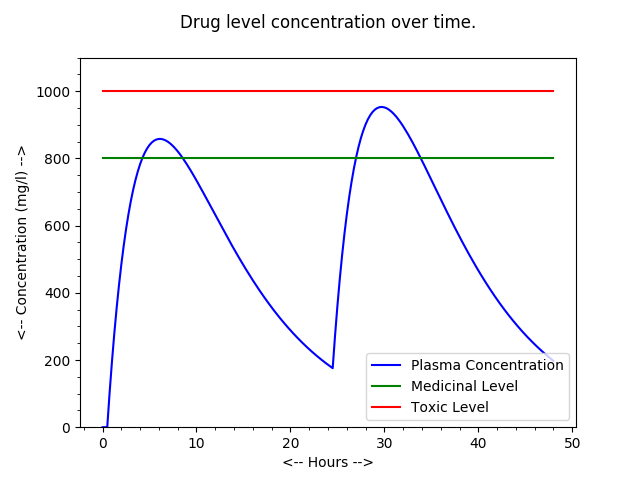

Generate this figure with Python:
#! /usr/bin/env python3
#
def drug_dosage ( ):

#*****************************************************************************80
#
## DRUG_DOSAGE models the variation in blood levels of a medicinal drug.
#
#  Discussion:
#
#    Drug levels in the blood, for certain drugs, can be modeled by a pair of
#    coupled first-order linear differential equations.
#
#    If we define:
#
#      A = medicine_in_intestines,
#      B = plasma_level.  
#
#    then the governing differential equations are:
#
#      dA/dt = - absorption_rate * A + intake
#      dB/dt = - excretion_rate * B + absorption_rate * A
#
  import math
  import matplotlib.pyplot as plt
  import numpy as np

  print ( '' );
  print ( 'DRUG_DOSAGE:' )
  print ( '  Python version' )
  print ( '  Simulate the variation over time of the concentration' )
  print ( '  of a medicinal drug in the bloodstream.' )
#
#  Model parameters
#
  time_step = 0.25       # simulation time step in hours
  start_time = 0         # in hours
  end_time = 48          # in hours
  doses_per_day = 1
  dosage_per_day = 7500  # mg of the drug
  absorption_rate = 0.25 # absorption rate constant
  half_life = 6          # in hours
  blood_volume = 4.6     # in liters
  medicinal_level = 800  # level at which drug becomes effective mg/l
  toxic_level = 1000     # level at which drug becomes toxic  mg/l
#
#  Derived constants
#
  N = int ( (end_time - start_time ) / time_step )   # number of simulation steps
  dosage = dosage_per_day / doses_per_day            # amount of each dose
  dosage_interval = 24 / doses_per_day               # in hours
  excretion_rate = math.log(2) / half_life
  steps_between_doses = dosage_interval / time_step
#
#  Time-varying quantities, arrays with one value per time step
#  The syntax, "[0]*(N+1)," creates a one-dimensional array of length N+1 whose values are all zero.
#
  t = np.zeros ( N + 1 )                        # time in hours
  intake = np.zeros ( N + 1 )                   # dose at this time step
  medicine_in_intestines = np.zeros ( N + 1 )   # level of drug in intestines
  plasma_level = np.zeros ( N + 1 )             # level of drug in the blood
  plasma_concentration = np.zeros ( N + 1 )     # concentration of drug in blood
  absorption = np.zeros ( N + 1 )               # amount absorbed at this time step
  excretion = np.zeros ( N + 1 )                # amount excreted at this time step
#
#  Initialize variables - assume all others start at 0
#
  t[0] = start_time
#
#  Give the first dose at the start time.
#
  step_next_dose = 1
#
#  Loop to calculate intake of drug over time, using Euler's method.
#
#  This part calculates when each dose of the drug is added, based on
#  the number of doses over a 24 hour period. The number of doses must be an
#  integer divisor of 24 for this to work.
#
  for j in range ( N ):

    t[j+1] = t[j] + time_step

    if ( j == step_next_dose ):
      intake[j] = dosage
      step_next_dose = j + steps_between_doses
    else:
      intake[j] = 0

    absorption[j] = time_step * absorption_rate * medicine_in_intestines[j]
    excretion[j] = time_step * excretion_rate * plasma_level[j]

    plasma_level[j+1] = plasma_level[j] - excretion[j] + absorption[j]
    plasma_concentration[j+1] = plasma_level[j+1] / blood_volume
    medicine_in_intestines[j+1] = medicine_in_intestines[j] - absorption[j] + intake[j]
#
#  Write plasma level to a file.
#
  filename = 'drug_dosage_levels.txt'
  output = open ( filename, 'w' )
  for j in range ( N + 1 ):
    s = str ( t[j] )
    output.write ( s )
    output.write ( ' ' )
    s = str ( plasma_concentration[j] )
    output.write ( s )
    output.write ( '\n' )
  output.close ( )
#   
#  Plot the results
#
  plt.plot ( t, plasma_concentration, color = 'b', label =  "Plasma Concentration" )

  m_level = [ medicinal_level ] * ( N + 1 )
  plt.plot ( t, m_level, color= 'g', label = "Medicinal Level" )

  t_level = [ toxic_level ] * ( N + 1 )
  plt.plot ( t, t_level, color = 'r', label = "Toxic Level" )

  plt.legend ( loc = 4 )

  plt.minorticks_on ( )
  plt.ylim ( 0, 1100 )
  plt.ylabel ( '<-- Concentration (mg/l) -->' )
  plt.xlabel ( '<-- Hours -->' )
  plt.title ( 'Drug level concentration over time.\n' )
#
#  Save a copy of the plot in a file.
#
  filename = 'drug_dosage.png'
  plt.savefig ( filename )

  plt.show ( block = False )
  plt.clf ( )
#
#  Terminate.
#
  print ( '' )
  print ( 'DRUG_DOSAGE:' )
  print ( '  Normal end of execution.' )

  return

if ( __name__ == '__main__' ):
  drug_dosage ( )
